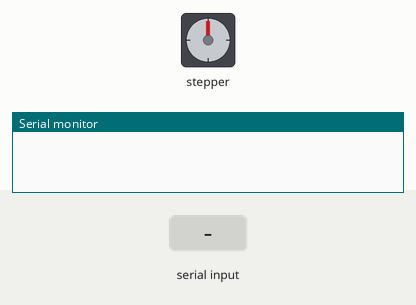
A sketch run on a simulated Arduino Uno, built with avr-gcc and run on an emulated ATmega328P. Shown: stepper motor, the last lines printed to the serial monitor. Inputs (shaded band) come from the test bench. Stepper angles assume 2048 steps per turn.

Above: at 1.2 s.
1.3 s: "90,45\n" received over Serial
At 3.0 s:
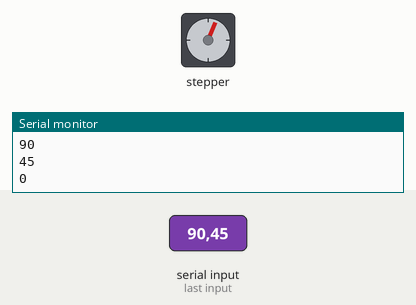
3.4 s: "30,150\n" received over Serial
At 5.0 s:
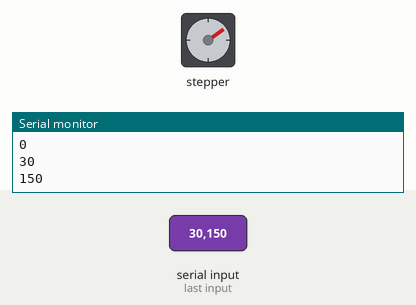
5.7 s: "200\n" received over Serial
At 7.0 s:
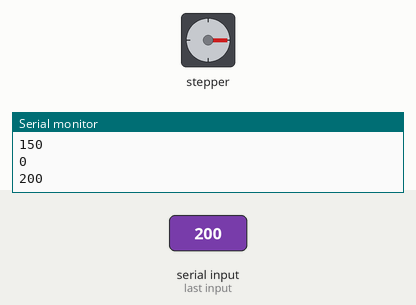
8.1 s: "90\n" received over Serial
At 9.3 s:
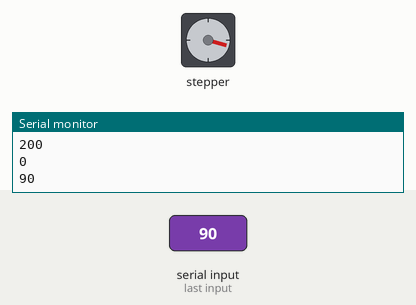
10.0 s: "90,45\n" received over Serial
At 11.5 s:
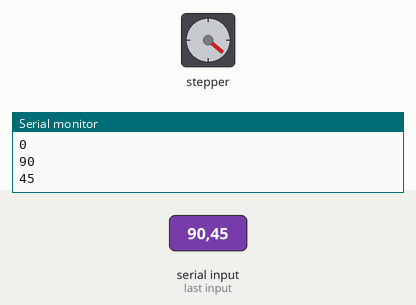
12.1 s: "30,150\n" received over Serial
At 14.0 s:
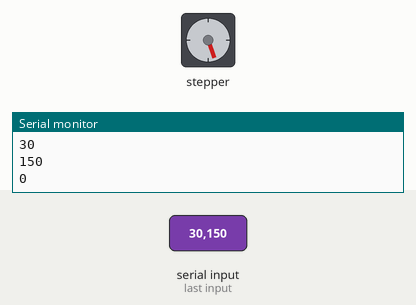
Timing chart, 0 to 15.4 s (numbered marks = the images above; inputs shaded):
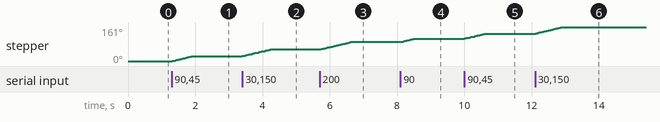

The sketch:

sketch_feb05a.ino
```cpp
// change this to the number of steps on your motor
#include <Stepper.h>
#define STEPS 64

// create an instance of the stepper class using the steps and pins
Stepper stepper(STEPS, 8, 10, 9, 11);

int val = 0;

void setup() {
  Serial.begin(9600);
  stepper.setSpeed(200);
}

void loop() {

  if (Serial.available()>0)
  {
    val = Serial.parseInt();
    stepper.step(val);
    Serial.println(val); //for debugging
  }


}
```

Measured:
- after the input at 1.3 s, stepper: turns 23° clockwise in 0.60 s, starting at once
- after the input at 3.4 s, stepper: turns 32° clockwise in 0.82 s, starting at once
- after the input at 5.7 s, stepper: turns 35° clockwise in 0.93 s, starting at once
- after the input at 8.1 s, stepper: turns 16° clockwise in 0.42 s, starting at once
- after the input at 10.0 s, stepper: turns 24° clockwise in 0.63 s, starting at once
- after the input at 12.1 s, stepper: turns 31° clockwise in 0.80 s, starting at once
